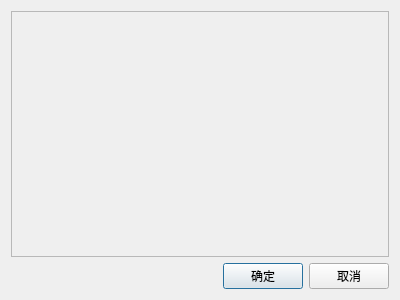
<?xml version="1.0" encoding="UTF-8"?>
<ui version="4.0">
 <class>ShortcutDialog</class>
 <widget class="QDialog" name="ShortcutDialog">
  <property name="geometry">
   <rect>
    <x>0</x>
    <y>0</y>
    <width>400</width>
    <height>300</height>
   </rect>
  </property>
  <property name="windowTitle">
   <string>快捷键设置</string>
  </property>
  <layout class="QVBoxLayout" name="verticalLayout">
   <item>
    <widget class="QScrollArea" name="scrollArea">
     <property name="widgetResizable">
      <bool>true</bool>
     </property>
     <widget class="QWidget" name="scrollAreaWidgetContents">
      <property name="geometry">
       <rect>
        <x>0</x>
        <y>0</y>
        <width>380</width>
        <height>280</height>
       </rect>
      </property>
      <layout class="QVBoxLayout" name="verticalLayout_2"/>
     </widget>
    </widget>
   </item>
   <item>
    <layout class="QHBoxLayout" name="horizontalLayout">
     <item>
      <spacer name="horizontalSpacer">
       <property name="orientation">
        <enum>Qt::Horizontal</enum>
       </property>
       <property name="sizeHint" stdset="0">
        <size>
         <width>40</width>
         <height>20</height>
        </size>
       </property>
      </spacer>
     </item>
     <item>
      <widget class="QPushButton" name="okButton">
       <property name="text">
        <string>确定</string>
       </property>
      </widget>
     </item>
     <item>
      <widget class="QPushButton" name="cancelButton">
       <property name="text">
        <string>取消</string>
       </property>
      </widget>
     </item>
    </layout>
   </item>
  </layout>
 </widget>
 <resources/>
 <connections/>
</ui> 
